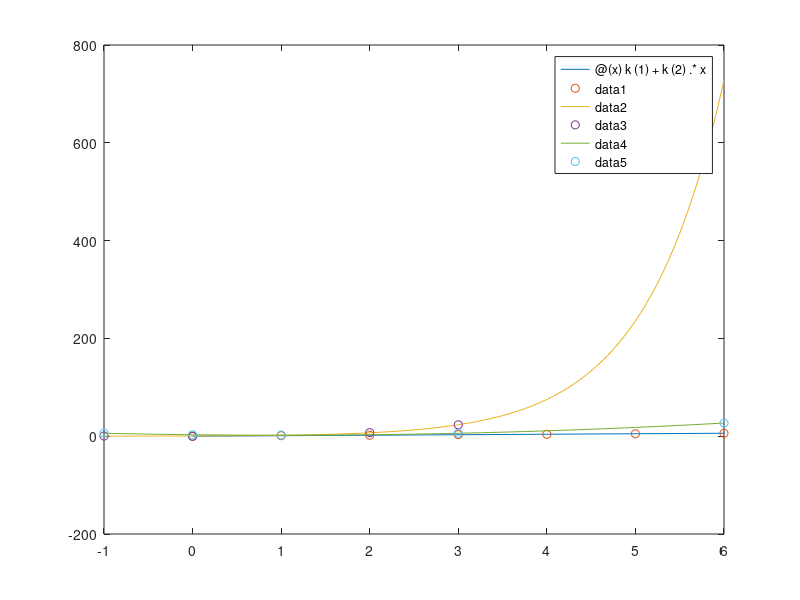

The MATLAB script that drew this image:
%% Guia Ejercicios Minimos Cuadrado e Interpolación
% 1. (a) Encontrar el polinomio de grado 1 que aporxime los datos en
% sentido de minimos cuadrados
y = 0:9;
z = [-0.1 1.1 1.9 3.2 3.8 5 6 7.3 8.1 8.9];
phi0 = @(x) 1;
phi1 = @(x) x;
a11 = sum(phi0(y).^2);
a12 = sum(phi0(y).*phi1(y));
a22 = sum(phi1(y).^2);
A = [a11,a12;a12,a22];
b1 = sum(z.*phi0(y));
b2 = sum(z.*phi1(y));
b = [b1;b2];
k = A\b;
f = @(x) k(1)+k(2).*x;
fplot(f,[0,9])
hold on
plot(y,z,'o')
%%
% Aproximar los datos a través de una función del tipo
% a*2^x+b*3^x+c
y = [-1 0 2 3];
z = [0.3 -0.2 7.3 23.3];
phi0 = @(x) 2.^x;
phi1 = @(x) 3.^x;
phi2 = @(x) 1;
a11 = sum(phi0(y).^2);
a12 = sum(phi0(y).*phi1(y));
a13 = sum(phi0(y).*phi2(y));
a22 = sum(phi1(y).^2);
a23 = sum(phi1(y).*phi2(y));
a33 = sum(phi2(y).^2);
A = [a11,a12,a13;a12,a22,a23;a13,a23,a33];
b1 = sum(z.*phi0(y));
b2 = sum(z.*phi1(y));
b3 = sum(z.*phi2(y));
b = [b1;b2;b3];
k = A\b;
f = @(x) k(1).*2.^x+k(2).*3.^x+k(3);
fplot(f,[-1,6])
hold on
plot(y,z,'o')
%%
y = [-1 0 1 3 6];
z = [6.1 2.8 2.2 6 26.9];
o = ones(5,1);
A = [o y' y'.^2];
b = z';
k = A\b;
f = @(x) k(1)+k(2).*x+k(3).*x.^2;
fplot(f,[-1,6])
hold on 
plot(y,z,'o')



